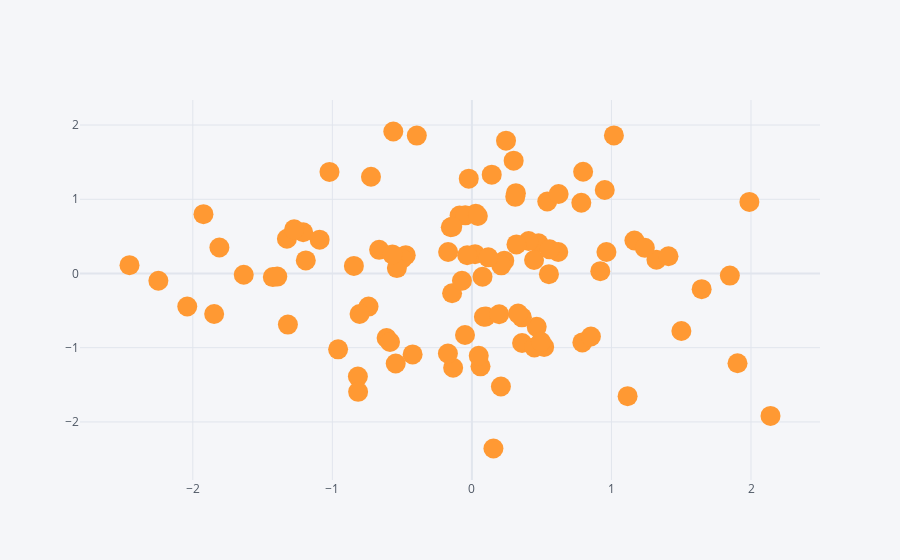

Notebook code for this chart:
### Code cell
df.iplot(x='a',y='b', mode='markers',size=20) # similar to scatter plot
